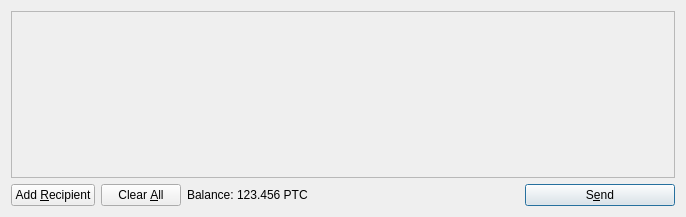
<?xml version="1.0" encoding="UTF-8"?>
<ui version="4.0">
 <class>SendCoinsDialog</class>
 <widget class="QDialog" name="SendCoinsDialog">
  <property name="geometry">
   <rect>
    <x>0</x>
    <y>0</y>
    <width>686</width>
    <height>217</height>
   </rect>
  </property>
  <property name="windowTitle">
   <string>Send Coins</string>
  </property>
  <layout class="QVBoxLayout" name="verticalLayout">
   <item>
    <widget class="QScrollArea" name="scrollArea">
     <property name="widgetResizable">
      <bool>true</bool>
     </property>
     <widget class="QWidget" name="scrollAreaWidgetContents">
      <property name="geometry">
       <rect>
        <x>0</x>
        <y>0</y>
        <width>666</width>
        <height>165</height>
       </rect>
      </property>
      <layout class="QVBoxLayout" name="verticalLayout_2">
       <property name="margin">
        <number>0</number>
       </property>
       <item>
        <layout class="QVBoxLayout" name="entries">
         <property name="spacing">
          <number>6</number>
         </property>
        </layout>
       </item>
       <item>
        <spacer name="verticalSpacer">
         <property name="orientation">
          <enum>Qt::Vertical</enum>
         </property>
         <property name="sizeHint" stdset="0">
          <size>
           <width>20</width>
           <height>40</height>
          </size>
         </property>
        </spacer>
       </item>
      </layout>
     </widget>
    </widget>
   </item>
   <item>
    <layout class="QHBoxLayout" name="horizontalLayout">
     <item>
      <widget class="QPushButton" name="addButton">
       <property name="toolTip">
        <string>Send to multiple recipients at once</string>
       </property>
       <property name="text">
        <string>Add &amp;Recipient</string>
       </property>
       <property name="icon">
        <iconset resource="../bitcoin.qrc">
         <normaloff>:/icons/add</normaloff>:/icons/add</iconset>
       </property>
       <property name="autoDefault">
        <bool>false</bool>
       </property>
      </widget>
     </item>
     <item>
      <widget class="QPushButton" name="clearButton">
       <property name="sizePolicy">
        <sizepolicy hsizetype="Minimum" vsizetype="Fixed">
         <horstretch>0</horstretch>
         <verstretch>0</verstretch>
        </sizepolicy>
       </property>
       <property name="toolTip">
        <string>Remove all transaction fields</string>
       </property>
       <property name="text">
        <string>Clear &amp;All</string>
       </property>
       <property name="icon">
        <iconset resource="../bitcoin.qrc">
         <normaloff>:/icons/remove</normaloff>:/icons/remove</iconset>
       </property>
       <property name="autoRepeatDelay">
        <number>300</number>
       </property>
       <property name="autoDefault">
        <bool>false</bool>
       </property>
      </widget>
     </item>
     <item>
      <layout class="QHBoxLayout" name="horizontalLayout_2">
       <property name="spacing">
        <number>3</number>
       </property>
       <item>
        <widget class="QLabel" name="label">
         <property name="text">
          <string>Balance:</string>
         </property>
        </widget>
       </item>
       <item>
        <widget class="QLabel" name="labelBalance">
         <property name="cursor">
          <cursorShape>IBeamCursor</cursorShape>
         </property>
         <property name="text">
          <string>123.456 PTC</string>
         </property>
         <property name="textInteractionFlags">
          <set>Qt::LinksAccessibleByMouse|Qt::TextSelectableByKeyboard|Qt::TextSelectableByMouse</set>
         </property>
        </widget>
       </item>
      </layout>
     </item>
     <item>
      <spacer name="horizontalSpacer">
       <property name="orientation">
        <enum>Qt::Horizontal</enum>
       </property>
       <property name="sizeHint" stdset="0">
        <size>
         <width>40</width>
         <height>20</height>
        </size>
       </property>
      </spacer>
     </item>
     <item>
      <widget class="QPushButton" name="sendButton">
       <property name="minimumSize">
        <size>
         <width>150</width>
         <height>0</height>
        </size>
       </property>
       <property name="toolTip">
        <string>Confirm the send action</string>
       </property>
       <property name="text">
        <string>S&amp;end</string>
       </property>
       <property name="icon">
        <iconset resource="../bitcoin.qrc">
         <normaloff>:/icons/send</normaloff>:/icons/send</iconset>
       </property>
       <property name="default">
        <bool>true</bool>
       </property>
      </widget>
     </item>
    </layout>
   </item>
  </layout>
 </widget>
 <resources>
  <include location="../bitcoin.qrc"/>
 </resources>
 <connections/>
</ui>
